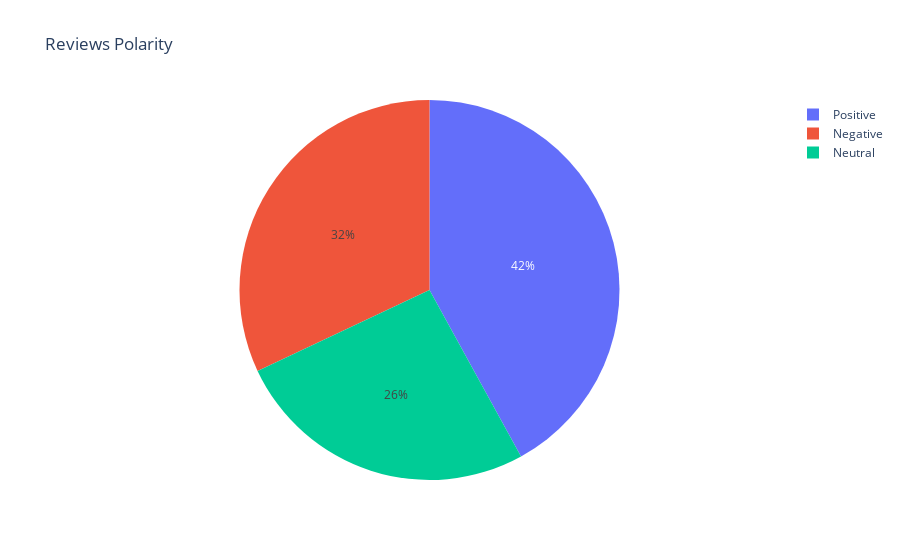

Write notebook code for a chart like this one.
### Code cell
fig = px.pie(df2, values=values, names=label, title='Reviews Polarity')
fig.show()

### Figure 1 — Plotly figure (JSON) as saved in the notebook; plotly's stock layout.template omitted (floating-point values rounded to 4 significant figures)
{"data": [{"domain": {"x": [0, 1], "y": [0, 1]}, "hovertemplate": "label=%{label}<br>value=%{value}<extra></extra>", "labels": ["Negative", "Neutral", "Positive"], "legendgroup": "", "name": "", "showlegend": true, "type": "pie", "values": [32, 26, 42]}], "layout": {"legend": {"tracegroupgap": 0}, "title": {"text": "Reviews Polarity"}}}
